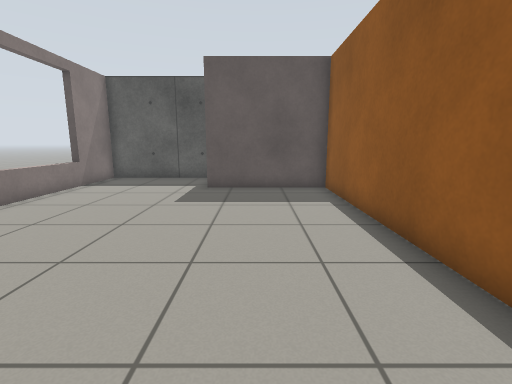
view 1 (above)

21 first-person views from a walk through a robot-simulator world made for Gazebo. The camera is 0.9 m above the floor, tilts 10° down and sees 85° across. The floor is counted in squares, 0.5 m on a side. Each view is taken from the middle of a square. On the plan, view 1 faces up. The plan holds only what a view shows up to about 15 squares ahead; the rest is blank. Gazebo's built-in surfaces are drawn with simple patterns. Some stock models are drawn as simple stand-ins. Surface patterns are stand-ins for the level's own textures.

view 2
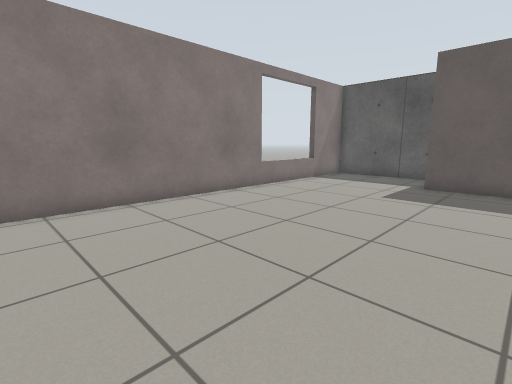

view 3
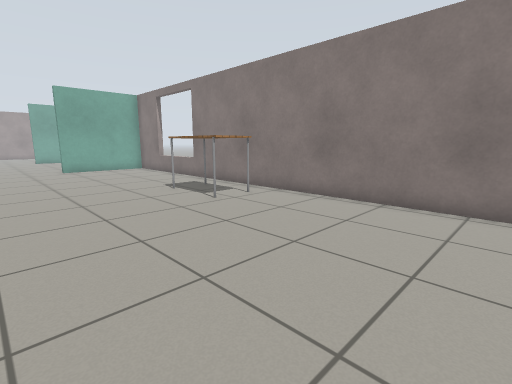

view 4
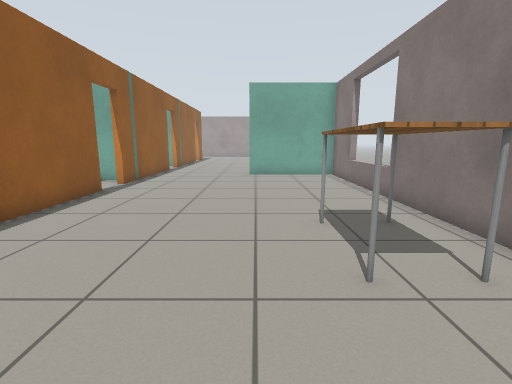

view 5
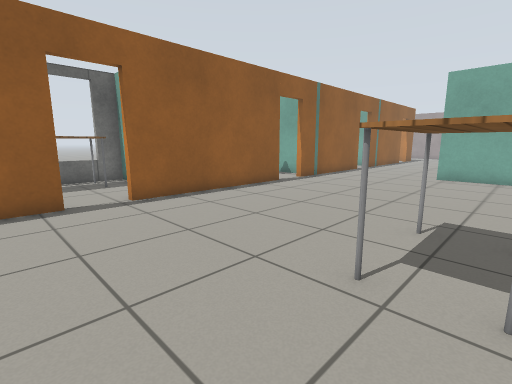

view 6
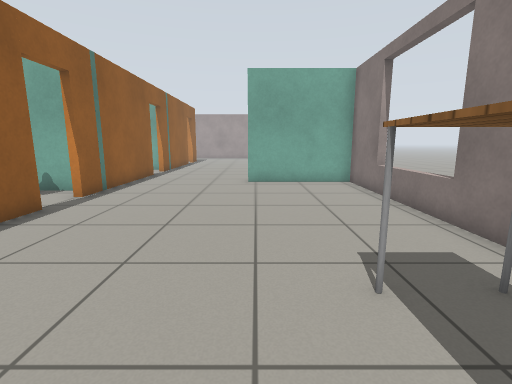

view 7
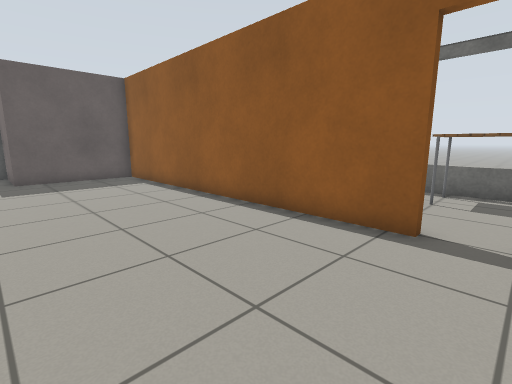

view 8
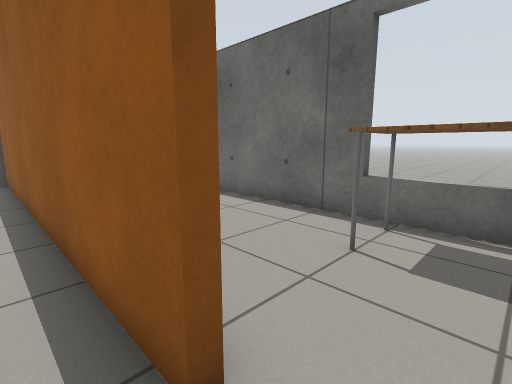

view 9
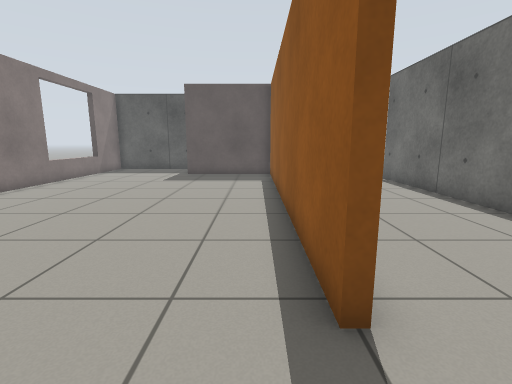

view 10
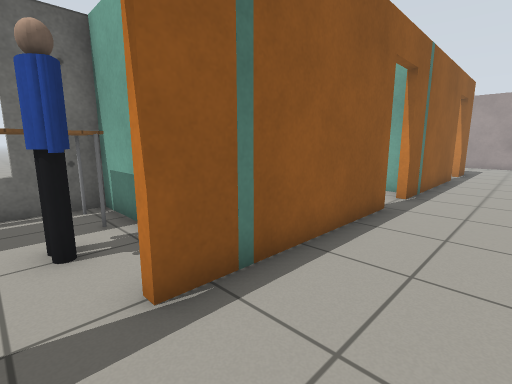

view 11
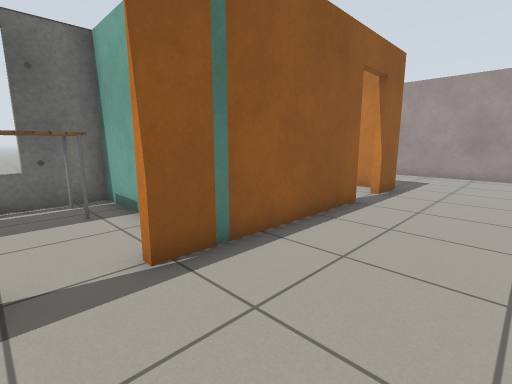

view 12
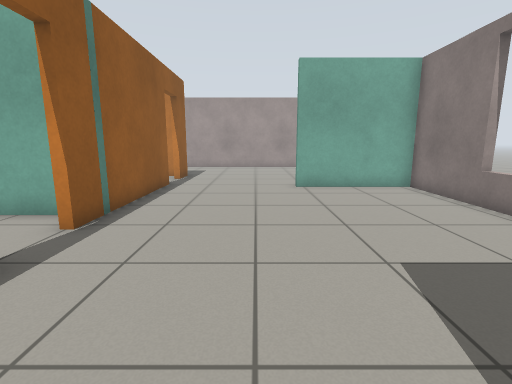

view 13
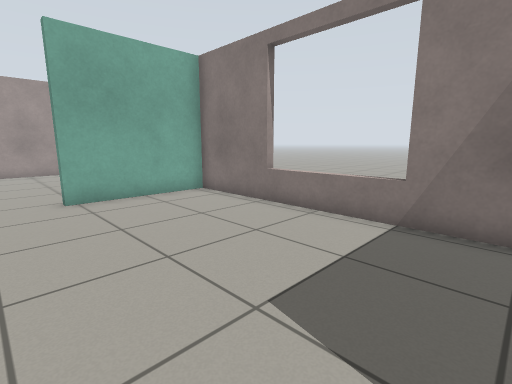

view 14
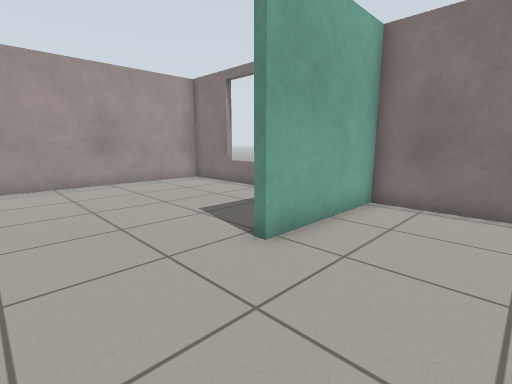

view 15
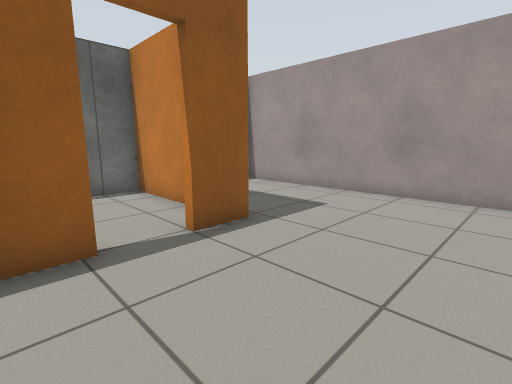

view 16
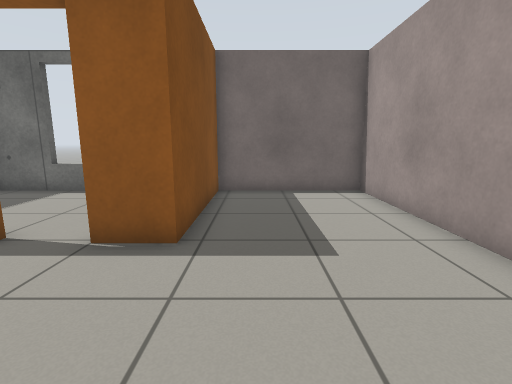

view 17
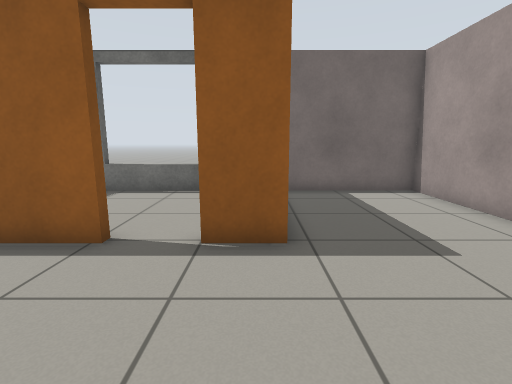

view 18
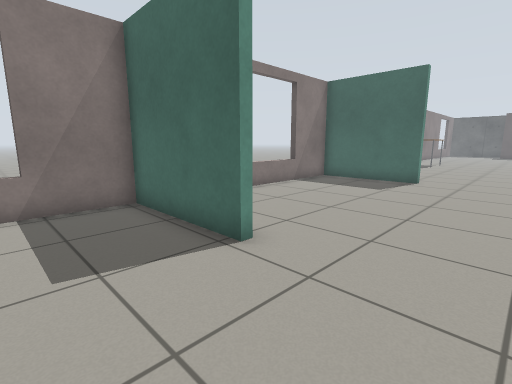

view 19
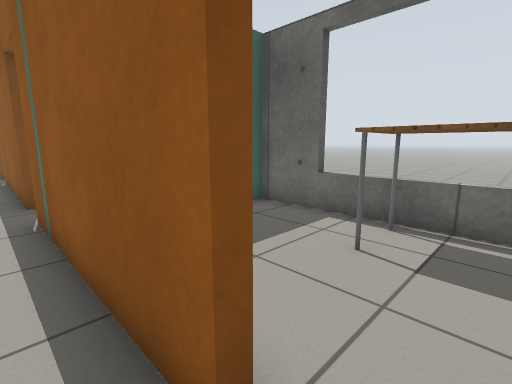

view 20
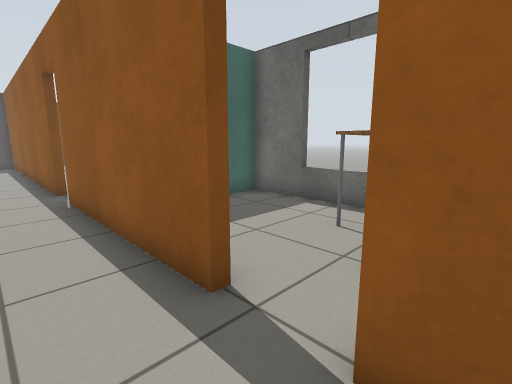

view 21
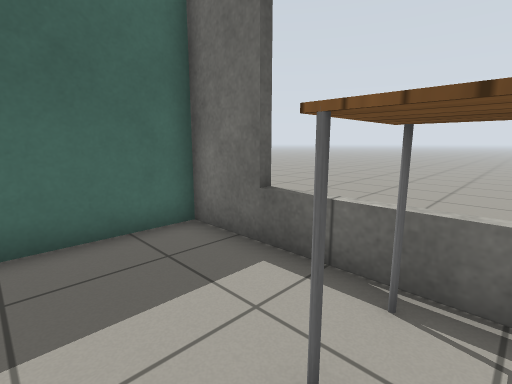

### Floor plan
Ten units are one square. View 1 is at (0, 0); x grows to the right and y downward. Boxes are objects, and circles mark ways between rooms. Rooms are numbered by the first view taken in them; rooms with no view inside come last. Other rooms are left out.
<svg viewBox="-79 -149 169 524">
<path fill="none" stroke="#000" d="M28 25 28 -112 -20 -112 -20 -144 -74 -144 -74 169 -26 169M28 114 28 43M28 166 28 131M-26 172 -74 172 -74 274 -26 274M28 198 28 166M28 266 28 216M28 283 28 266M-26 277 -74 277 -74 309M-74 324 -74 370 85 370 85 316 28 316 28 300M36 145 85 145 85 64 50 64M35 228 85 228 85 148 80 148M34 313 85 313 85 233"/>
<rect x="-65" y="35" width="30" height="40" fill="#bbb"><title>table</title></rect>
<rect x="45" y="125" width="20" height="10" fill="#bbb"><title>person</title></rect>
<rect x="55" y="105" width="30" height="40" fill="#bbb"><title>table</title></rect>
<rect x="55" y="185" width="30" height="40" fill="#bbb"><title>table</title></rect>
<circle cx="0" cy="170" r="3" fill="#2a7"/>
<circle cx="30" cy="125" r="3" fill="#2a7"/>
<circle cx="0" cy="275" r="3" fill="#2a7"/>
<circle cx="30" cy="205" r="3" fill="#2a7"/>
<circle cx="30" cy="295" r="3" fill="#2a7"/>
<text x="-20" y="20">1</text>
<text x="-20" y="220">2</text>
<text x="0" y="320">3</text>
<text x="60" y="100">4</text>
<text x="60" y="190">5</text>
<text x="60" y="270">6</text>
</svg>
Room 1 opens to room 2. Room 1 opens to room 4. Room 2 opens to room 3. Room 2 opens to room 5. Room 3 opens to room 6.

Where each view was taken, in squares from view 1:
view 1: 0 up, 0 right, facing up
view 2: 1 down, 1 right, facing up-left
view 3: 3 up, 1 right, facing down-left
view 4: 1 down, 3 left, facing down
view 5: 1 down, 6 left, facing down-right
view 6: 4 down, 3 left, facing down
view 7: 4 down, 3 left, facing up-right
view 8: 4 down, 2 right, facing up-right
view 9: 5 down, 2 right, facing up
view 10: 12 down, 0 right, facing down-right
view 11: 20 down, 1 left, facing down-right
view 12: 16 down, 1 left, facing down
view 13: 18 down, 1 left, facing down-left
view 14: 24 down, 1 right, facing down-left
view 15: 27 down, 2 left, facing down-right
view 16: 33 down, 2 left, facing right
view 17: 31 down, 2 left, facing right
view 18: 31 down, 1 right, facing up-left
view 19: 21 down, 2 right, facing up-right
view 20: 14 down, 1 right, facing up-right
view 21: 12 down, 5 right, facing up-right
